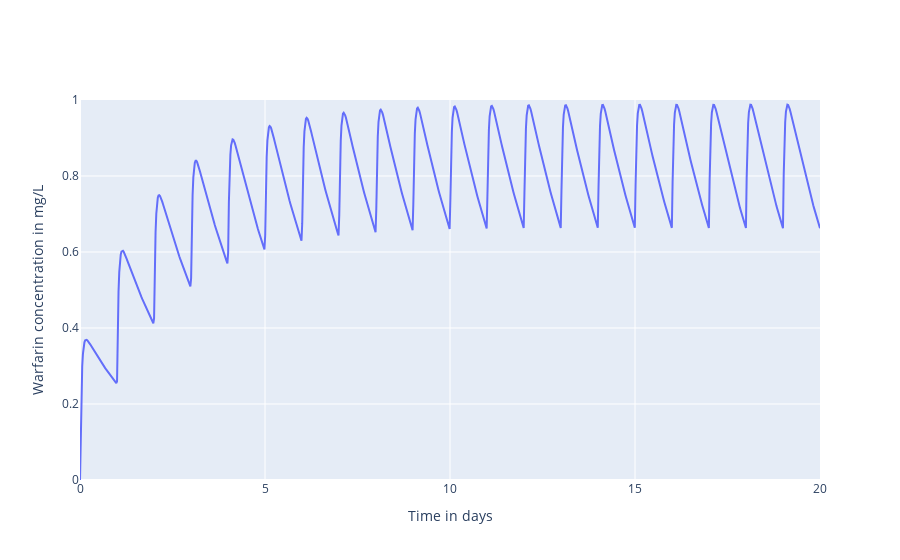
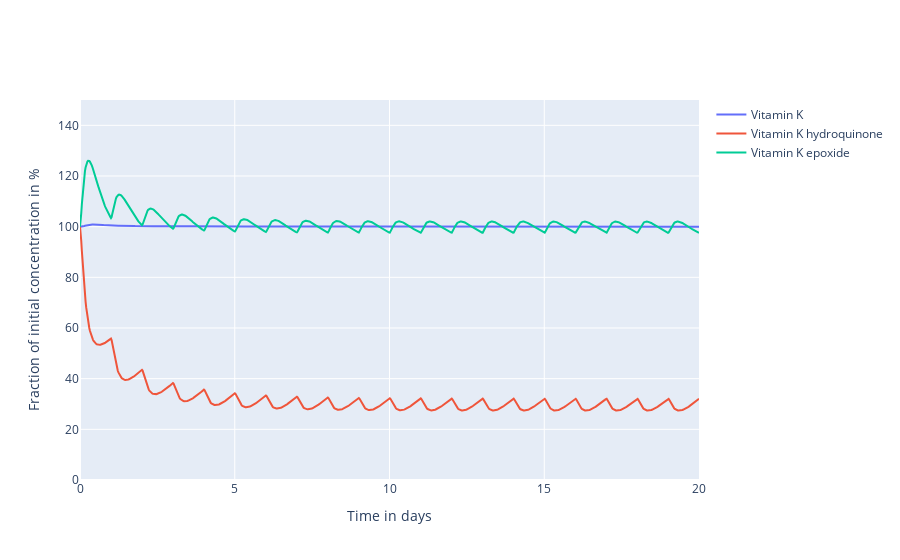
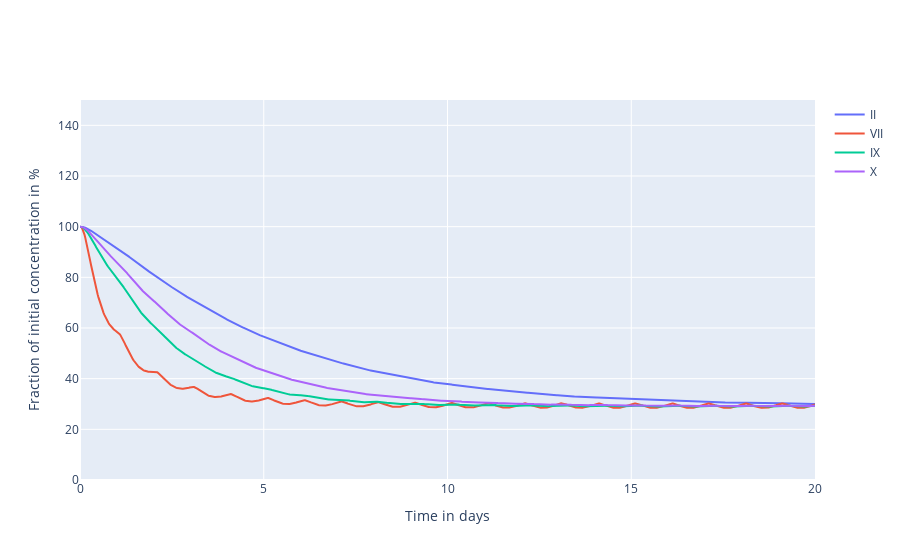
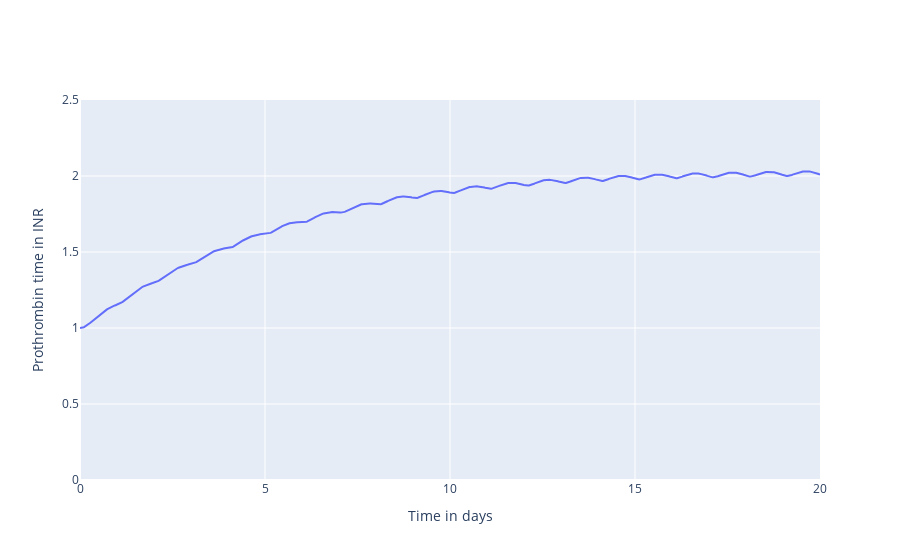

The code cell stored with these charts, in order, in its notebook:
### Markdown cell above
Visualise results

### Code cell
# Figure 1: Warfarin concentration
fig = go.Figure()
fig.add_trace(go.Scatter(
    x=times,
    y=simulation[0],
))
fig.update_layout(
    xaxis_title='Time in days',
    yaxis_title='Warfarin concentration in mg/L',
    yaxis_range=[0, 1]
)
fig.show()

# Figure 2: Vitamin K related compounds
fig = go.Figure()
parameters = np.array([
    parameters_df[parameters_df.Parameter == p].Value.values[0]
    for p in mechanistic_model.parameters()
])
parameter_names = np.array(mechanistic_model.parameters())
index_amount = np.where(parameter_names == 'central.vitamin_k_amount')[0]
index_v = np.where(parameter_names == 'central.size')[0]
initial_conc = parameters[index_amount] / parameters[index_v]
fig.add_trace(go.Scatter(
    x=times,
    y=simulation[1] / initial_conc * 100,
    name='Vitamin K'
))
index_amount = np.where(
    parameter_names == 'central.vitamin_k_hydroquinone_amount')[0]
initial_conc = parameters[index_amount] / parameters[index_v]
fig.add_trace(go.Scatter(
    x=times,
    y=simulation[2] / initial_conc * 100,
    name='Vitamin K hydroquinone'
))
index_amount = np.where(
    parameter_names == 'central.vitamin_k_epoxide_amount')[0]
initial_conc = parameters[index_amount] / parameters[index_v]
fig.add_trace(go.Scatter(
    x=times,
    y=simulation[3] / initial_conc * 100,
    name='Vitamin K epoxide'
))
fig.update_layout(
    xaxis_title='Time in days',
    yaxis_title=r'Fraction of initial concentration in %',
    yaxis_range=[0, 150]
)
fig.show()

# Figure 3: Vitamin K dependent coagulation factors
fig = go.Figure()
index_amount = np.where(
    parameter_names == 'central.coagulation_factor_ii_amount')[0]
initial_conc = parameters[index_amount] / parameters[index_v]
fig.add_trace(go.Scatter(
    x=times,
    y=simulation[4] / initial_conc * 100,
    name='II'
))
index_amount = np.where(
    parameter_names == 'central.coagulation_factor_vii_amount')[0]
initial_conc = parameters[index_amount] / parameters[index_v]
fig.add_trace(go.Scatter(
    x=times,
    y=simulation[5] / initial_conc * 100,
    name='VII'
))
index_amount = np.where(
    parameter_names == 'central.coagulation_factor_ix_amount')[0]
initial_conc = parameters[index_amount] / parameters[index_v]
fig.add_trace(go.Scatter(
    x=times,
    y=simulation[6] / initial_conc * 100,
    name='IX'
))
index_amount = np.where(
    parameter_names == 'central.coagulation_factor_x_amount')[0]
initial_conc = parameters[index_amount] / parameters[index_v]
fig.add_trace(go.Scatter(
    x=times,
    y=simulation[7] / initial_conc * 100,
    name='X'
))
fig.update_layout(
    xaxis_title='Time in days',
    yaxis_title=r'Fraction of initial concentration in %',
    yaxis_range=[0, 150]
)
fig.show()

# Figure 4: Prothtombin time
fig = go.Figure()
fig.add_trace(go.Scatter(
    x=times,
    y=prothrombin_time,
))
fig.update_layout(
    xaxis_title='Time in days',
    yaxis_title='Prothrombin time in INR',
    yaxis_range=[0, 2.5]
)
fig.show()

### Figure 1 — Plotly figure (JSON) as saved in the notebook; plotly's stock layout.template omitted (floating-point values rounded to 4 significant figures; data arrays with more than 128 entries replaced by an {"elided": "..."} marker saying what was removed)
{"data": [{"type": "scatter", "x": {"elided": "1000 float values"}, "y": {"elided": "1000 float values"}}], "layout": {"xaxis": {"title": {"text": "Time in days"}}, "yaxis": {"range": [0, 1], "title": {"text": "Warfarin concentration in mg/L"}}}}

### Figure 2 — Plotly figure (JSON) as saved in the notebook; plotly's stock layout.template omitted (floating-point values rounded to 4 significant figures; data arrays with more than 128 entries replaced by an {"elided": "..."} marker saying what was removed)
{"data": [{"name": "Vitamin K", "type": "scatter", "x": {"elided": "1000 float values"}, "y": {"elided": "1000 float values"}}, {"name": "Vitamin K hydroquinone", "type": "scatter", "x": {"elided": "1000 float values"}, "y": {"elided": "1000 float values"}}, {"name": "Vitamin K epoxide", "type": "scatter", "x": {"elided": "1000 float values"}, "y": {"elided": "1000 float values"}}], "layout": {"xaxis": {"title": {"text": "Time in days"}}, "yaxis": {"range": [0, 150], "title": {"text": "Fraction of initial concentration in %"}}}}

### Figure 3 — Plotly figure (JSON) as saved in the notebook; plotly's stock layout.template omitted (floating-point values rounded to 4 significant figures; data arrays with more than 128 entries replaced by an {"elided": "..."} marker saying what was removed)
{"data": [{"name": "II", "type": "scatter", "x": {"elided": "1000 float values"}, "y": {"elided": "1000 float values"}}, {"name": "VII", "type": "scatter", "x": {"elided": "1000 float values"}, "y": {"elided": "1000 float values"}}, {"name": "IX", "type": "scatter", "x": {"elided": "1000 float values"}, "y": {"elided": "1000 float values"}}, {"name": "X", "type": "scatter", "x": {"elided": "1000 float values"}, "y": {"elided": "1000 float values"}}], "layout": {"xaxis": {"title": {"text": "Time in days"}}, "yaxis": {"range": [0, 150], "title": {"text": "Fraction of initial concentration in %"}}}}

### Figure 4 — Plotly figure (JSON) as saved in the notebook; plotly's stock layout.template omitted (floating-point values rounded to 4 significant figures; data arrays with more than 128 entries replaced by an {"elided": "..."} marker saying what was removed)
{"data": [{"type": "scatter", "x": {"elided": "1000 float values"}, "y": {"elided": "1000 float values"}}], "layout": {"xaxis": {"title": {"text": "Time in days"}}, "yaxis": {"range": [0, 2.5], "title": {"text": "Prothrombin time in INR"}}}}
